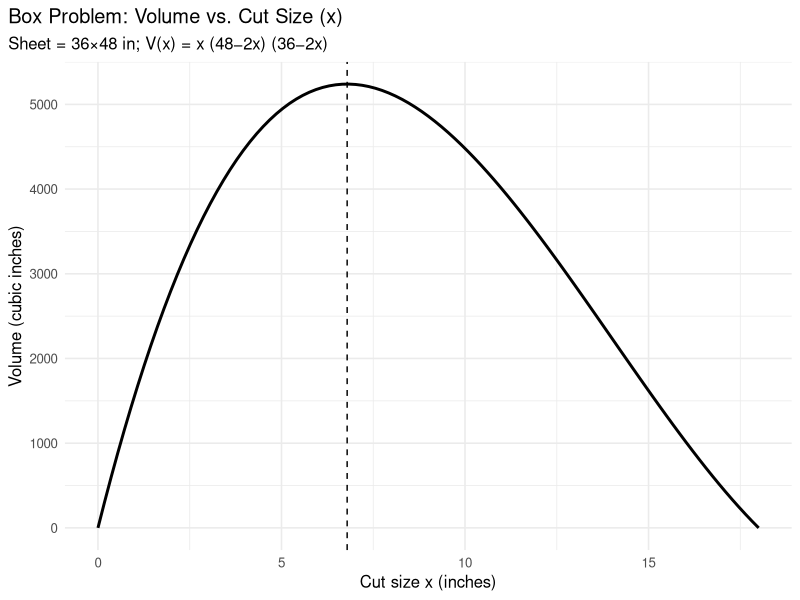
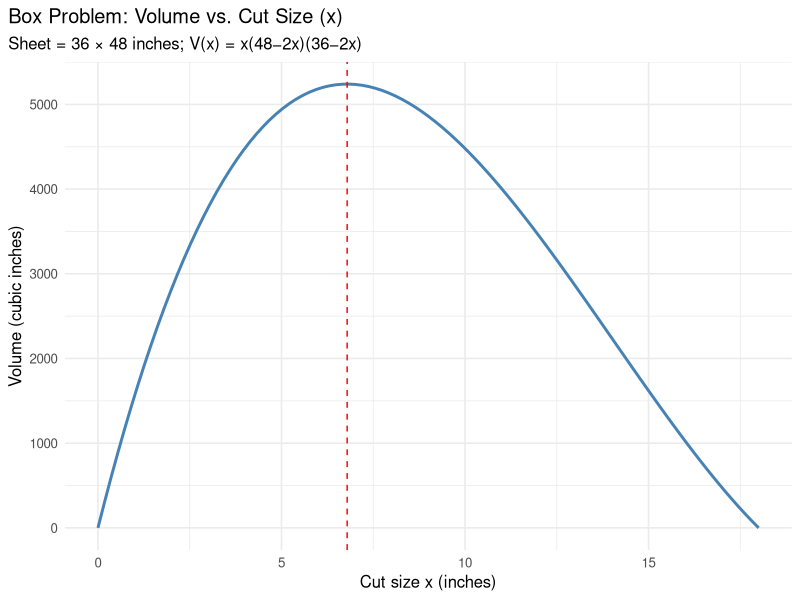

Reproduce these figures in R, in order.
## ---- chunk 1
library(tidyverse)
library(ggplot2)

W <- 36; L <- 48

vol_box <- function(x, L, W) x * (L - 2*x) * (W - 2*x)

x_star <- ((L + W) - sqrt((L + W)^2 - 3*L*W)) / 6
V_max  <- vol_box(x_star, L, W)
base_L <- L - 2*x_star
base_W <- W - 2*x_star

#| fig-alt: "Volume versus cut size x for an open-top box from a 36 by 48 inch sheet. The curve peaks at x≈6.79 inches; a dashed vertical line marks the maximum."
#| fig-width: 7
#| fig-height: 4.5
#| fig-dpi: 300
ggplot(data.frame(x = c(0, min(L, W)/2)), aes(x = x)) +
  stat_function(fun = function(x) vol_box(x, L, W), linewidth = 1) +
  geom_vline(xintercept = x_star, linetype = 2) +
  labs(
    title    = "Box Problem: Volume vs. Cut Size (x)",
    subtitle = "Sheet = 36×48 in; V(x) = x (48−2x) (36−2x)",
    x = "Cut size x (inches)",
    y = "Volume (cubic inches)"
  ) +
  theme_minimal(base_size = 12) +
  theme(plot.title.position = "plot")
## ---- chunk 2
#| fig-cap: "Volume function for the 36×48 inch sheet. The dashed line marks the cut size x that gives the maximum volume."
#| fig-alt: "Graph of box volume versus cut size x for a 36 by 48 inch sheet. The curve rises to a single peak at around x = 6.8 inches, where the box reaches its maximum volume, then declines back to zero."
#| fig-width: 7
#| fig-height: 4.5
#| fig-dpi: 300

library(ggplot2)

# Function: volume as a function of cut size x
vol_box <- function(x, L, W) x * (L - 2*x) * (W - 2*x)

# Paper dimensions
L <- 48
W <- 36

# Compute maximum point analytically
x_star <- ((L + W) - sqrt((L + W)^2 - 3*L*W)) / 6

# Create the plot using ggplot2
ggplot(data.frame(x = c(0, min(L, W)/2)), aes(x = x)) +
  stat_function(fun = function(x) vol_box(x, L, W),
                linewidth = 1, color = "steelblue") +
  geom_vline(xintercept = x_star, linetype = 2, color = "red") +
  labs(
    title    = "Box Problem: Volume vs. Cut Size (x)",
    subtitle = "Sheet = 36 × 48 inches; V(x) = x(48−2x)(36−2x)",
    x        = "Cut size x (inches)",
    y        = "Volume (cubic inches)"
  ) +
  theme_minimal(base_size = 12) +
  theme(plot.title.position = "plot")
